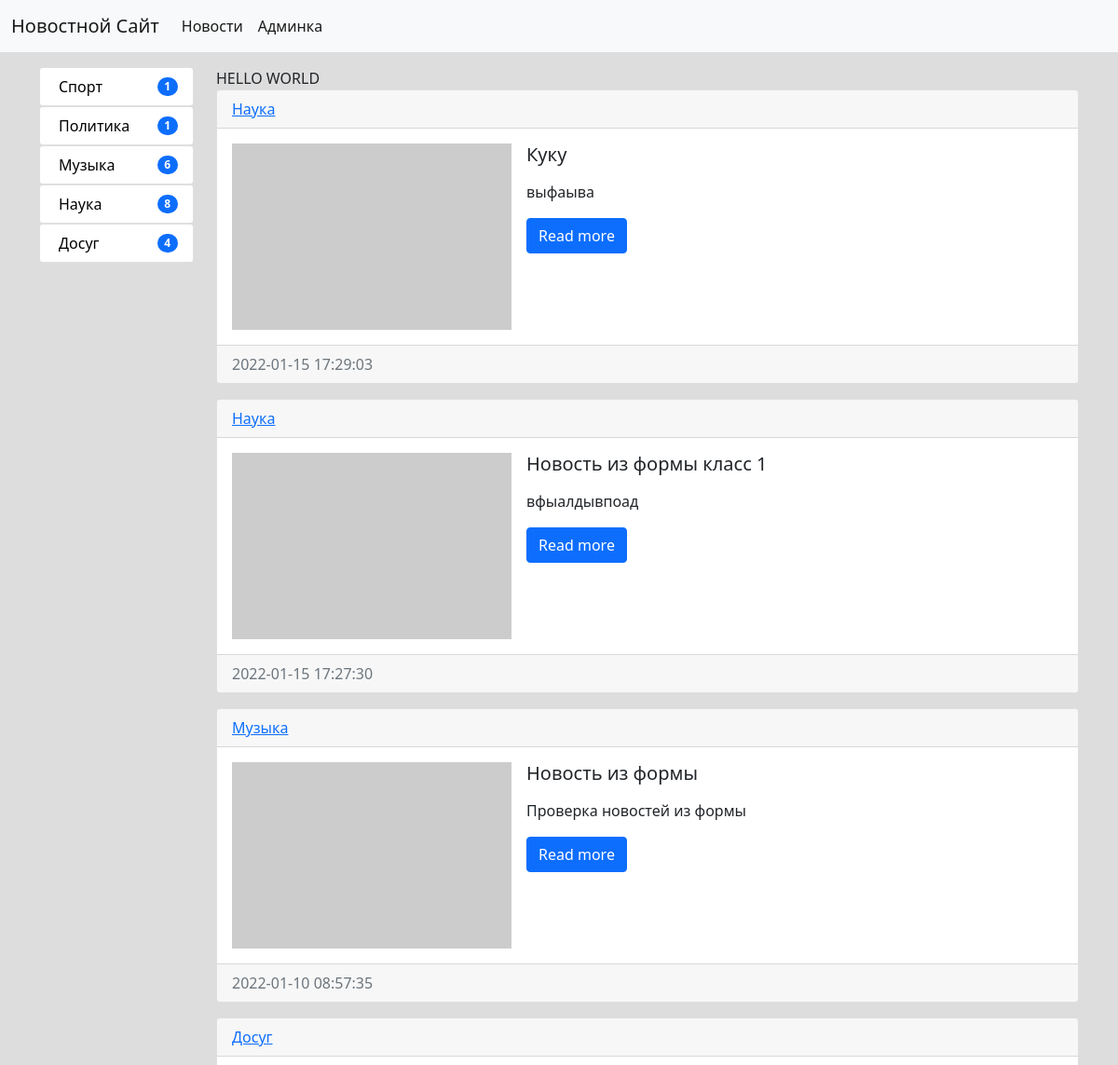
The app's page / (upper part), older data.
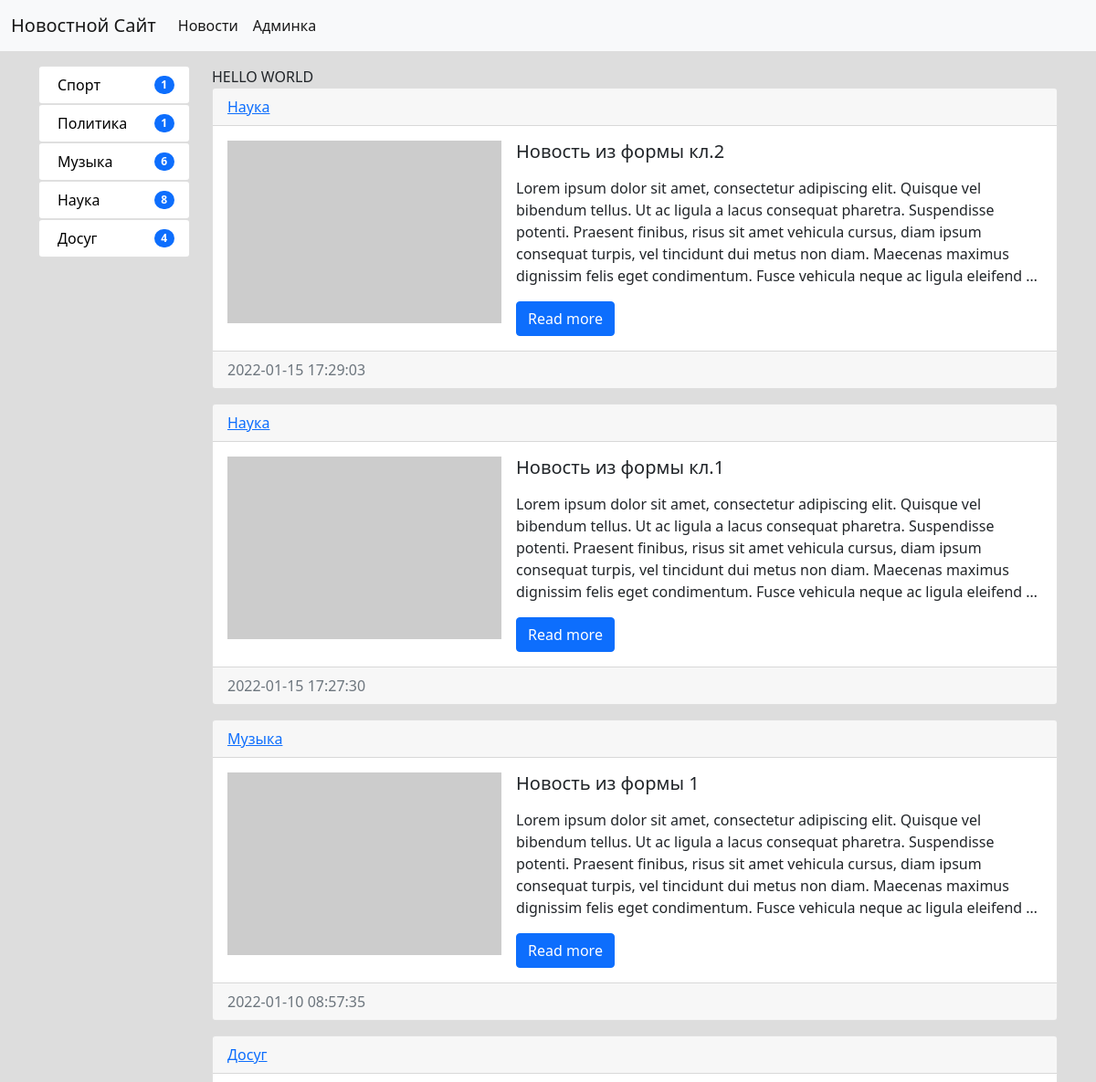
The same page, newer data.
### news/models.py (models this page shows, shortened)
class News(models.Model):
    title = models.CharField(max_length=150, verbose_name='Наименование')
    content = models.TextField(blank=True, verbose_name='Контент')
    created_at = models.DateTimeField(auto_now_add=True, verbose_name='Дата создания')
    updated_at = models.DateTimeField(auto_now=True, verbose_name='Дата изменения')
    photo = models.ImageField(upload_to='photos/%Y/%m/%d', verbose_name='Фото', blank=True)
    is_published = models.BooleanField(default=True, verbose_name='Опубликовано')
    category = models.ForeignKey('Category', on_delete=models.PROTECT, verbose_name='Категория')
    views = models.IntegerField(default=0, verbose_name='Кол-во просмотров')
    def get_absolute_url(self):
        return reverse('news_view', kwargs={"pk": self.pk})
    class Meta:
        verbose_name = 'новость'
        verbose_name_plural = 'новости'
        ordering = ['-created_at']

class Category(models.Model):
    title = models.CharField(max_length=150, db_index=True, verbose_name='Категория')
    def get_absolute_url(self):
        return reverse('category', kwargs={"category_id": self.pk})
    def __str__(self):
        return self.title
    class Meta:
        verbose_name = 'категория'
        verbose_name_plural = 'категории'
        ordering = ['title']

### news/views.py (the view)
# urls.py: path('', HomeNews.as_view(), name='home'),
class HomeNews(MyMixin, ListView):
    model = News
    template_name = 'news/index.html'
    context_object_name = 'news'
    mixin_prop = 'Hello world'
    def get_context_data(self, *, object_list=None, **kwargs):
        context = super().get_context_data(**kwargs)
        context['title'] = 'Главная страница'
        context['mixin_prop'] = self.get_prop()
        return context
    def get_queryset(self):
        return News.objects.filter(is_published=True).select_related('category')

### news/templatetags/news_tags.py (called while the page is built)
@register.inclusion_tag('news/list_categories.html')
def show_categories():
    categories = Category.objects.annotate(qty=Count('news')).filter(qty__gt=0)
    return {"categories": categories, }

### news/utils.py (called while the page is built)
    def get_prop(self):
        return self.mixin_prop.upper()

### news/templates/news/index.html (shortened to what this page needs)
{% extends 'base.html' %}
{% block sidebar %}
{% include 'inc/_sidebar.html' %}
{% endblock %}
{% block content %}
    {{ mixin_prop }}
    {% for item in news %}
        <div class="card mb-3">
            <div class="card-header">
                <a href="{{ item.category.get_absolute_url }}">{{ item.category }}</a>
            </div>
            <div class="card-body">
                <div class="d-flex">
                    <div class="flex-shrink-0">
                        {% if item.photo %}
                            <img src="{{ item.photo.url }}" width="300" alt="" class="mr-3">
                        {% else %}
                            <img src="https://picsum.photos/300/200.webp?random={{ forloop.counter }}" alt="">
                        {% endif %}
                    </div>
                    <div class="flex-grow-1 ms-3">
                        <h5 class="card-title">{{ item.title }}</h5>
                        <p class="card-text">{{ item.content|linebreaks|truncatewords:50 }}</p>
                        <a href="{{ item.get_absolute_url }}" class="btn btn-primary">Read more</a>
                    </div>
                </div>
            </div>
            <div class="card-footer text-muted">
                {{ item.created_at|date:"Y-m-d H:i:s" }}
            </div>
        </div>
    {% endfor %}
{% endblock %}

Row changes from the older to the newer data that the page shows:
changed News: title "Куку" → "Новость из формы кл.2"; content "выфаыва" → "Lorem ipsum dolor sit amet, consectetur adipiscing elit. Quisque vel bibendum tellus. Ut ac ligula a lacus consequat pharetra. Suspendisse potenti. Praesent finibus, risus sit amet vehicula cursus, diam ipsum consequat turpis, vel tincidunt dui metus non diam. Maecenas maximus dignissim felis eget condimentum. Fusce vehicula neque ac ligula eleifend …"
changed News: title "Новость из формы класс 1" → "Новость из формы кл.1"; content "вфыалдывпоад" → "Lorem ipsum dolor sit amet, consectetur adipiscing elit. Quisque vel bibendum tellus. Ut ac ligula a lacus consequat pharetra. Suspendisse potenti. Praesent finibus, risus sit amet vehicula cursus, diam ipsum consequat turpis, vel tincidunt dui metus non diam. Maecenas maximus dignissim felis eget condimentum. Fusce vehicula neque ac ligula eleifend …"
changed News "Музыка": title "Новость из формы" → "Новость из формы 1"; content "Проверка новостей из формы" → "Lorem ipsum dolor sit amet, consectetur adipiscing elit. Quisque vel bibendum tellus. Ut ac ligula a lacus consequat pharetra. Suspendisse potenti. Praesent finibus, risus sit amet vehicula cursus, diam ipsum consequat turpis, vel tincidunt dui metus non diam. Maecenas maximus dignissim felis eget condimentum. Fusce vehicula neque ac ligula eleifend …"
